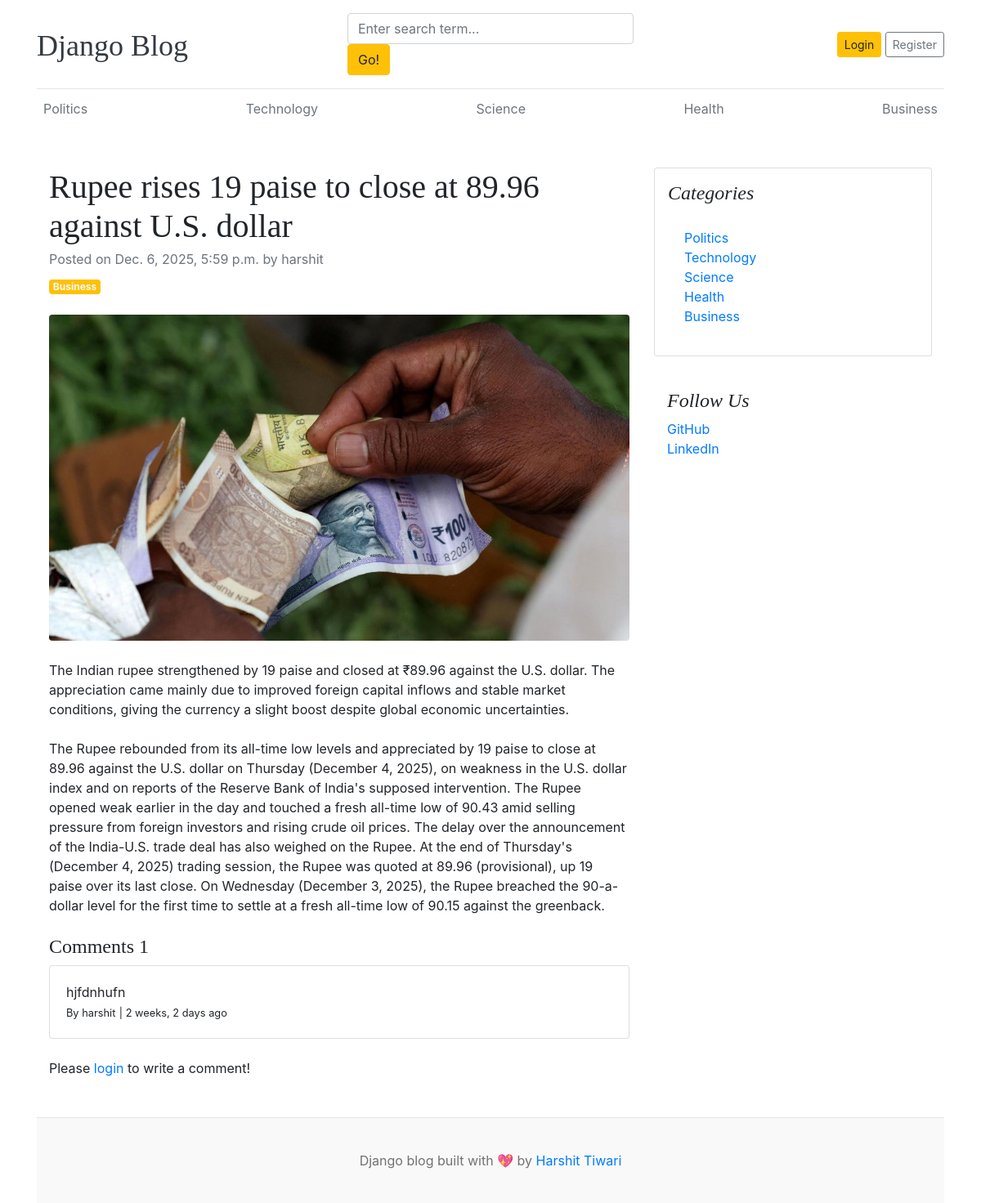
/blogs/rupee-rises-19-paise-to-close-at-8996-against-us-dollar/, run on the app's committed database.
### blogs/models.py (models this page shows, shortened)
class Category(models.Model):
    category_name = models.CharField(max_length=50, unique=True)
    created_at = models.DateTimeField(auto_now_add=True)
    updated_at = models.DateTimeField(auto_now=True)
    class Meta:
        verbose_name_plural = 'categories'
    def __str__(self):
        return self.category_name

class Blog(models.Model):
    title = models.CharField(max_length=100)
    slug = models.SlugField(max_length=150, unique=True, blank=True)
    category = models.ForeignKey(Category, on_delete=models.CASCADE)
    author = models.ForeignKey(User, on_delete=models.CASCADE)
    featured_image = models.ImageField(upload_to='uploads/%Y/%m/%d')
    short_description = models.TextField(max_length=500)
    blog_body = models.TextField(max_length=2000)
    status = models.CharField(max_length=20, choices=STATUS_CHOICES, default="Default")
    is_featured = models.BooleanField(default=False)
    created_at = models.DateTimeField(auto_now_add=True)
    updated_at = models.DateTimeField(auto_now=True)

class Comment(models.Model):
    user = models.ForeignKey(User, on_delete=models.CASCADE)
    blog = models.ForeignKey(Blog, on_delete=models.CASCADE)
    comment = models.TextField(max_length=400)
    created_at = models.DateTimeField(auto_now_add=True)
    updated_at = models.DateTimeField(auto_now=True)
    def __str__(self):
        return self.comment

### abouts/models.py (models this page shows, shortened)
class SocialLink(models.Model):
    platform = models.CharField(max_length=30)
    link = models.URLField(max_length=100)
    created_at = models.DateTimeField(auto_now_add=True)
    updated_at = models.DateTimeField(auto_now=True)

### blogs/views.py (the view, shortened to what this page needs)
# urls.py: path('blogs/<slug:slug>/', BlogsView.blogs, name='blogs'),
def blogs(request, slug):
    single_blog = get_object_or_404(Blog, slug=slug, status='Published')
    comments = Comment.objects.filter(blog=single_blog)
    comments_count = comments.count()
    context = {
        'single_blog': single_blog,
        'comments' : comments,
        'comments_count' : comments_count,
    }
    return render(request, 'blogs.html', context)

### blogs/context_processors.py (called while the page is built)
def get_categories(request):
    categories = Category.objects.all()
    return dict(categories=categories)

def get_social_links(request):
    social_links = SocialLink.objects.all()
    return dict(social_links=social_links)

### templates/blogs.html
{% extends 'base.html' %}
{% block content %}
<div class="container mt-5">
    <div class="row">
        <div class="col-lg-8">
            <article>
                <header class="mb-4">
                    <h1 class="fw-bolder mb-1">{{ single_blog.title }}</h1>
                    <div class="text-muted fst-italic mb-2">Posted on {{ single_blog.created_at }} by {{ single_blog.author }}</div>
                    <a class="badge bg-warning text-decoration-none text-light" href="#!">{{ single_blog.category }}</a>
                </header>
                <figure class="mb-4"><img class="img-fluid rounded" src="{{ single_blog.featured_image.url }}"
                        alt="..." /></figure>
                <section class="mb-5">
                    <p class="fs-5 mb-4">{{ single_blog.short_description }}</p>
                    <p class="fs-5 mb-4">{{ single_blog.blog_body }}</p>
                     <h4>Comments {{ comments_count }}</h4>
                     {% if comments %}
                        {% for comment in comments %}
                             <div class="card mt-1">
                                <div class="card-body">
                                    <p class="card-text mb-0">{{ comment }}</p>
                                    <span>
                                        <small>By {{ comment.user }}</small>
                                        <small>| {{ comment.created_at | timesince }} ago</small>
                                    </span>
                                </div>
                            </div>
                        {% endfor %}
                     {% else %}
                     No comments yet
                     {% endif %}
                     <br>
                     <div class="form-group">
                        {% if user.is_authenticated %}
                        <form action="" method="POST">
                            {% csrf_token %}
                            <div class="form-group">
                                <textarea name="comment" class="form-control" placeholder="Write your comment"></textarea>
                                <input type="submit" value="submit" class="btn btn-primary mt-2" >
                            </div>
                        </form>
                        {% else %}
                        <p>Please <span><a href="{% url 'login' %}">login</a></span> to write a comment!</p>
                        {% endif %}
                     </div>
                </section>
            </article>
        </div>
        <div class="col-lg-4">
            <div class="card mb-4 p-3">
                <h4 class="font-italic">Categories</h4>
                <div class="card-body">
                    <div class="row">
                        <div class="col-sm-6">
                            <ul class="list-unstyled mb-0">
                                {% for cat in categories %}
                                <li><a href="{% url 'posts_by_category' cat.id %}">{{ cat.category_name }}</a></li>
                                {% endfor %}
                        </div>
                    </div>
                </div>
            </div>
            {% if social_links %}
            <div class="p-3">
                <h4 class="font-italic">Follow Us</h4>
                <ol class="list-unstyled">
                    {% for i in social_links %}
                    <li><a href="{{ i.link }}" target="_blank">{{ i.platform }}</a></li>
                    {% endfor %}
                </ol>
            </div>
            {% endif %}
        </div>
    </div>
</div>
{% endblock %}

### templates/base.html (shortened to what this page needs)
{% load static %}
<!DOCTYPE html>
<html lang="en">
<head>
    <link href="https://getbootstrap.com/docs/4.0/dist/css/bootstrap.min.css" rel="stylesheet">
    <link href="{% static 'css/blog.css' %}" rel="stylesheet">
    <link rel="stylesheet" href="https://cdnjs.cloudflare.com/ajax/libs/font-awesome/4.7.0/css/font-awesome.min.css">
</head>
<body>
    <div class="container">
        <header class="blog-header py-3">
            <div class="row flex-nowrap justify-content-between align-items-center">
                <div class="col-4 pt-1">
                    <a class="blog-header-logo text-dark" href="/">Django Blog</a>
                </div>
                <div class="col-4">
                    <form action="{% url 'search' %}" method="GET">
                        <input class="form-control" type="text" name="keyword" value="{{keyword}}" placeholder="Enter search term..." aria-label="Enter search term..." aria-describedby="button-search" />
                        <button type="submit" class="btn btn-warning" id="button-search" type="button">Go!</button>
                    </form>
                </div>
                <div class="col-4 d-flex justify-content-end align-items-center">
                    {% if not user.is_authenticated %}
                    <a class="btn btn-sm btn-warning" href="{% url 'login' %}">Login</a> &nbsp;
                    <a class="btn btn-sm btn-outline-secondary" href="{% url 'register' %}">Register</a>
                    {% else %}
                    <span><a href="{% url 'dashboard' %}">Dashboard</a></span>
                    &emsp;
                    <span><a href="{% url 'logout' %}">Logout</a></span>
                    {% endif %}
                </div>
            </div>
        </header>
        <div class="nav-scroller py-1 mb-2">
            <nav class="nav d-flex justify-content-between">
                {% for cat in categories %}
                <a class="p-2 text-muted" href="{% url 'posts_by_category' cat.id %}">{{ cat.category_name }}</a>
                {% endfor %}
        </div>
{% block content %}
{% endblock %}
 <footer class="blog-footer">
        <p>Django blog built with 💖 by <a href="#">Harshit Tiwari</a></p>
    </footer>
</body>
</html>

### blog_main/static/css/blog.css (style rules this page uses)
.blog-header { border-bottom: 1px solid #e5e5e5; }
.blog-header-logo { font-family: "Playfair Display", Georgia, "Times New Roman", serif; font-size: 2.25rem; }
h1, h2, h3, h4, h5, h6 { font-family: "Playfair Display", Georgia, "Times New Roman", serif; }
.blog-footer { padding: 2.5rem 0; color: #727272; text-align: center; background-color: #f9f9f9; border-top: .05rem solid #e5e5e5; }
.blog-footer p:last-child { margin-bottom: 0; }

### data on the page
Category: category_name "Politics"
Category: category_name "Technology"
Category: category_name "Science"
Category: category_name "Health"
Category: category_name "Business"
Blog: title "Rupee rises 19 paise to close at 89.96 against U.S. dollar", created_at "Dec. 6, 2025, 5:59 p.m.", author "harshit", category "Business", featured_image (picture), short_description "The Indian rupee strengthened by 19 paise and closed at ₹89.96 against the U.S. dollar. The appreciation came mainly due to improved foreign capital inflows and stable market conditions, giving the currency a slight boost despite global economic uncertainties.", blog_body "The Rupee rebounded from its all-time low levels and appreciated by 19 paise to close at 89.96 against the U.S. dollar on Thursday (December 4, 2025), on weakness in the U.S. dollar index and on reports of the Reserve Bank of India's supposed intervention. The Rupee opened weak earlier in the day and touched a fresh all-time low of 90.43 amid selling pressure from foreign investors and rising crude oil prices. The delay over the announcement of the India-U.S. trade deal has also weighed on the Rupee. At the end of Thursday's (December 4, 2025) trading session, the Rupee was quoted at 89.96 (provisional), up 19 paise over its last close. On Wednesday (December 3, 2025), the Rupee breached…"
Comment: comment "hjfdnhufn", user "harshit", created_at "2 weeks, 2 days"
SocialLink: platform "GitHub"
SocialLink: platform "LinkedIn"

### other printed values
{{ comments_count }} "1"
